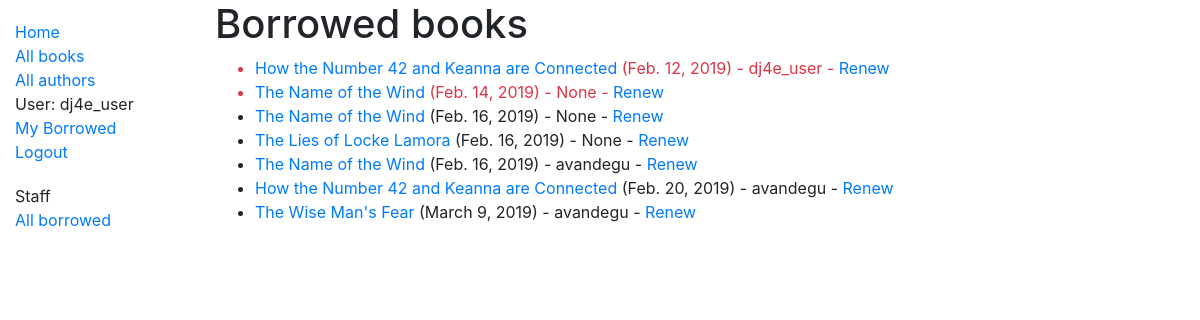
Page /catalog/borrowed/ (signed in) on the committed database.
### catalog/models.py (models this page shows, shortened)
class BookInstance(models.Model):
    id = models.UUIDField(primary_key=True, default=uuid.uuid4, help_text='Unique ID for this particular book across whole library')
    book = models.ForeignKey('Book', on_delete=models.SET_NULL, null=True)
    imprint = models.CharField(max_length=200)
    due_back = models.DateField(null=True, blank=True)
    LOAN_STATUS = (
        ('m', 'Maintenance'),
        ('o', 'On loan'),
        ('a', 'Available'),
        ('r', 'Reserved'),
    )
    borrower = models.ForeignKey(User, on_delete=models.SET_NULL, null=True, blank=True)
    status = models.CharField(
        max_length=1,
        choices=LOAN_STATUS,
        blank=True,
        default='m',
        help_text='Book availability',
    )
    class Meta:
        ordering = ['due_back']
        permissions = (("can_mark_returned", "Set book as returned"),)
    @property
    def is_overdue(self):
        if self.due_back and date.today() > self.due_back:
            return True
        return False

class Book(models.Model):
    title = models.CharField(max_length=200)
    author = models.ForeignKey('Author', on_delete=models.SET_NULL, null=True)
    summary = models.TextField(max_length=1000, help_text='Enter a brief description of the book')
    isbn = models.CharField('ISBN', max_length=13, help_text='13 Character <a href="https://www.isbn-international.org/content/what-isbn">ISBN number</a>')
    genre = models.ManyToManyField(Genre, help_text='Select a genre for this book')

### catalog/views.py (the view)
# urls.py: path('borrowed/', views.LoanedBooksAll.as_view(), name='all-borrowed'),
class LoanedBooksAll(PermissionRequiredMixin,generic.ListView):
    permission_required = 'catalog.can_mark_returned'
    model = BookInstance
    template_name ='catalog/bookinstance_all_borrowed.html'
    paginate_by = 10
    def get_queryset(self):
        return BookInstance.objects.filter(status__exact='o').order_by('due_back')

### catalog/templates/catalog/bookinstance_all_borrowed.html
{% extends "base_generic.html" %}
{% block content %}
    <h1>Borrowed books</h1>
    {% if bookinstance_list %}
    <ul>
      {% for bookinst in bookinstance_list %}
      <li class="{% if bookinst.is_overdue %}text-danger{% endif %}">
          <a href="{% url 'book-detail' bookinst.book.pk %}">{{bookinst.book.title}}</a> ({{ bookinst.due_back }}) - {{bookinst.borrower}} {% if perms.catalog.can_mark_returned %}- <a href="{% url 'renew-book-librarian' bookinst.id %}">Renew</a>  {% endif %}
      </li>
      {% endfor %}
    </ul>
    {% else %}
      <p>There are no books borrowed.</p>
    {% endif %}
{% endblock %}

### catalog/templates/base_generic.html (shortened to what this page needs)
<!DOCTYPE html>
<html lang="en">
<head>
  <link rel="stylesheet" href="https://stackpath.bootstrapcdn.com/bootstrap/4.1.3/css/bootstrap.min.css">
  {% load static %}
  <link rel="stylesheet" href="{% static 'css/styles.css' %}">
</head>
<body>
  <div class="container-fluid">
    <div class="row">
      <div class="col-sm-2">
      {% block sidebar %}
        <ul class="sidebar-nav">
          <li><a href="{% url 'index' %}">Home</a></li>
          <li><a href="{% url 'books' %}">All books</a></li>
          <li><a href="{% url 'authors'  %}">All authors</a></li>
          {% if user.is_authenticated %}
            <li>User: {{ user.get_username }}</li>
            <li><a href="{% url 'my-borrowed' %}">My Borrowed</a></li>
            <li><a href="{% url 'logout'%}?next={{request.path}}">Logout</a></li>
          {% else %}
            <li><a href="{% url 'login'%}?next={{request.path}}">Login</a></li>
          {% endif %}
        </ul>
          {% if perms.catalog.can_mark_returned %}
           <ul class="sidebar-nav">
            <li>Staff</li>
            <li><a href="{% url 'all-borrowed'%}">All borrowed</a></li>
           </ul>
          {% endif %}
     {% endblock %}
      </div>
      <div class="col-sm-10 ">{% block content %}{% endblock %}</div>
    </div>
  </div>
</body>
</html>

### catalog/static/css/styles.css (style rules this page uses)
.sidebar-nav { margin-top: 20px; padding: 0; list-style: none; }

### rows in the picture
BookInstance: book "How the Number 42 and Keanna are Connected", due_back "Feb. 12, 2019", borrower "dj4e_user"
BookInstance: book "The Name of the Wind", due_back "Feb. 14, 2019", borrower "None"
BookInstance: book "The Name of the Wind", due_back "Feb. 16, 2019", borrower "None"
BookInstance: book "The Lies of Locke Lamora", due_back "Feb. 16, 2019", borrower "None"
BookInstance: book "The Name of the Wind", due_back "Feb. 16, 2019", borrower "avandegu"
BookInstance: book "How the Number 42 and Keanna are Connected", due_back "Feb. 20, 2019", borrower "avandegu"
BookInstance: book "The Wise Man's Fear", due_back "March 9, 2019", borrower "avandegu"

### other values in the picture
{{ user.get_username }} "dj4e_user"
